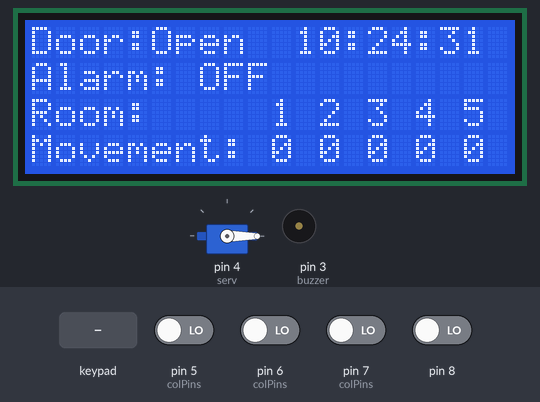
Bench run of a sketch on a simulated Arduino Uno, built with avr-gcc and run on an emulated ATmega328P. On the bench: servo, 20×4 character LCD, buzzer (waves = sounding). The test bench sets the inputs (shaded band); at power-on: pin 5 (colPins), pin 6 (colPins), pin 7 (colPins), pin 8 LOW. The local clock reads 2024-03-15 10:24:30 at power-on unless the sketch sets it.

Above: at 1.3 s.
1.4 s: keypad keys 1 2 3 4 # pressed 0.4 s apart
At 5.0 s:
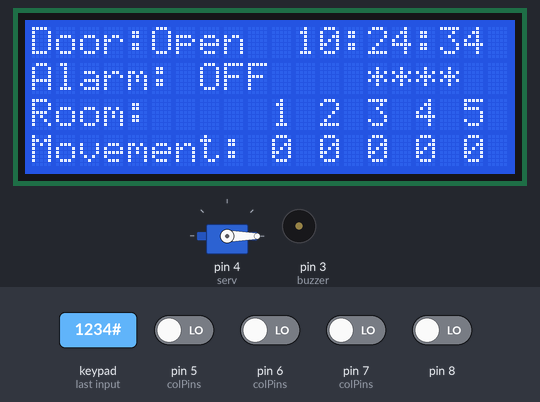
At 5.7 s:
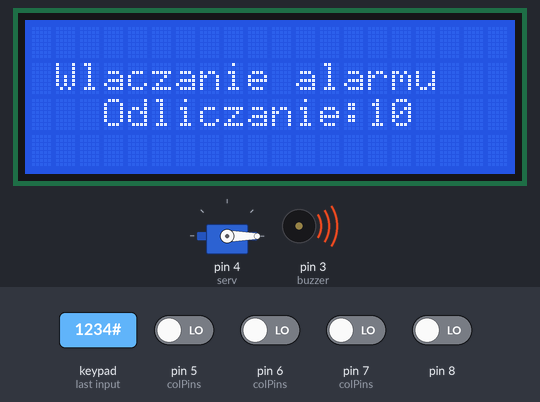
Timing chart, 0 to 17.5 s (numbered marks = the images above; inputs shaded):
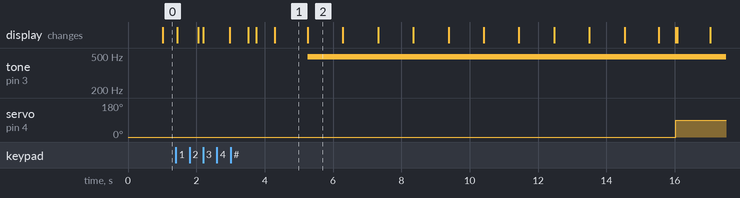

The sketch:

alarm_II.ino
```cpp
#include <DS1307RTC.h>
#include <TimeLib.h>

#include <Wire.h>
#include <Keypad_I2C.h>
#include<Keypad.h>

#include <LiquidCrystal_I2C.h>
#include <LiquidCrystal.h>

#include <Servo.h>
#include <Password.h>

#include <SPI.h>
#include <RFID.h>

#define BACKLIGHT_PIN 3
#define dioda 2
#define buzzer 3
#define serv 4
#define ile_czujnikow 5
#define SS_PIN 10
#define RST_PIN 9

RFID rfid(SS_PIN, RST_PIN);


LiquidCrystal_I2C lcd(0x27,2,1,0,4,5,6,7);
Servo myservo;

int czas=10;
int pos = 0;
int czujnik[5];
int pozycja=0;
bool zagrozenie = false;
bool alarm_on = false;
bool door_open=true;
//String password;


Password password = Password( "1234" );
Password password_door = Password( "1111" );

const byte ROWS = 4;
const byte COLS = 4;

char keys[ROWS][COLS] = {
{'1','2','3','A'},
{'4','5','6','B'},
{'7','8','9','C'},
{'*','0','#','D'}
};

byte rowPins[ROWS] = {0,1,2,3};
byte colPins[COLS] = {4,5,6,7};

int i2caddress = 0x20;

Keypad_I2C keypad = Keypad_I2C( makeKeymap(keys), rowPins, colPins, ROWS, COLS, i2caddress );


void start();
void check_password();
void alarm();
void Lock();
void unLock();
void wlaczenie();
void zazbrajanie();


// Setup variables:
    int serNum0;
    int serNum1;
    int serNum2;
    int serNum3;
    int serNum4;

int caly;

void setup()
{
//Serial.begin(9600);
 czujnik[0]=5; //ustaw piny
 czujnik[1]=6;
 czujnik[2]=7;
 czujnik[3]=8;
 czujnik[4]=13;


  keypad.begin();

  pinMode(dioda, OUTPUT);
  pinMode(buzzer, OUTPUT);
  myservo.attach(serv);
  myservo.write(pos);
  pinMode(czujnik[0], INPUT);
  pinMode(czujnik[1], INPUT);
  pinMode(czujnik[2], INPUT);
  pinMode(czujnik[3], INPUT);
  pinMode(czujnik[4], OUTPUT);//edytuj

  digitalWrite(czujnik[4], LOW);//potrzebny czyjnik nr 5

  lcd.begin(20,4);
  lcd.setBacklightPin(BACKLIGHT_PIN, POSITIVE);
  lcd.setBacklight(HIGH);
  lcd.home();

   SPI.begin();
  rfid.init();
  keypad.addEventListener(keypadEvent);


}
 void loop()
 {
  tmElements_t tm;

  RTC.read(tm);
  lcd.setCursor (11, 0);
  LCDprint2digits(tm.Hour);
    lcd.print(':');
    LCDprint2digits(tm.Minute);
    lcd.print(':');
    LCDprint2digits(tm.Second);

  start();


  if (alarm_on != true)             // alarm wylaczony
   {
    if(door_open!=true) //jezeli drzwi byly zamkniete, to je otworz
      unLock();

    digitalWrite(dioda, LOW);
    }
  else       // alarm wlaczony
  {
    if(door_open==true)//jezeli drzwi byly otwarte, to je zamknij
    Lock();

    digitalWrite(dioda, HIGH);

    for(int i = 0; i<ile_czujnikow; i++)
      if(digitalRead(czujnik[i])==1)
        zagrozenie = true;

    if( zagrozenie == true )     //wlamanie !
          alarm();
 }


  keypad.getKey();

  if (rfid.isCard()) {
        if (rfid.readCardSerial()) {
            if (rfid.serNum[0] != serNum0
                && rfid.serNum[1] != serNum1
                && rfid.serNum[2] != serNum2
                && rfid.serNum[3] != serNum3
                && rfid.serNum[4] != serNum4
            ) {

                serNum0 = rfid.serNum[0];
                serNum1 = rfid.serNum[1];
                serNum2 = rfid.serNum[2];
                serNum3 = rfid.serNum[3];
                serNum4 = rfid.serNum[4];
                caly = serNum0 + serNum1 + serNum2 + serNum3 + serNum4   ;
                }
             if (caly == 534 || caly== 664)
             {
               analogWrite(buzzer,50);
               delay(400);
               analogWrite(buzzer,0);
               if(alarm_on==true)
              {
                alarm_on=false;
                zagrozenie=false;
                door_open=false;
                delay(500);
                }
                else {
                alarm_on=true;
                door_open=true;
                wlaczanie();
                delay(500);
                }

             lcd.clear();
             }

          }
    }

    rfid.halt();

  //check_password();
  //czujniki_ruchu();
}

 void start()
 {
  //lcd.clear();
  if(zagrozenie == true)
  {
    lcd.setCursor(0,0);
    lcd.print("Wlamanie!  ");
    lcd.setCursor(0,1);
    lcd.print("Podaj haslo:");
  }
  else
  {
    lcd.setCursor(0,0);
    lcd.print("Door:");
    lcd.setCursor(5,0);

    if(pos != 90)
    lcd.print("Open ");
    else
    lcd.print("Close");

    lcd.setCursor(0,1);

    if( alarm_on == true )
      lcd.print("Alarm: ON");
     else
      lcd.print("Alarm: OFF");
  }

  lcd.setCursor(0,2);
  lcd.print("Room:");
  lcd.setCursor(0,3);
  lcd.print("Movement:");

  for(int i = 0; i<ile_czujnikow ; i++)
  {
    lcd.setCursor(10+2*i,2);
    lcd.print(i+1);
    lcd.setCursor(10+2*i,3);
    if(digitalRead(czujnik[i])==HIGH)
    lcd.print('1');
    else
    lcd.print('0');
  }
 }

 void alarm()
 {
  digitalWrite(dioda, HIGH);
  digitalWrite(buzzer, HIGH);
  keypad.getKey();
  delay(100);
  keypad.getKey();
  digitalWrite(dioda, LOW);
  digitalWrite(buzzer, LOW);
  keypad.getKey();
  delay(100);
  keypad.getKey();
 }

  void unLock()
  {
    if ( pos !=0)
    {
      pos = 0;
      myservo.write(pos);
      door_open=true;
     // delay(1500);
    }
  }

  void Lock()
  {
    if(pos !=90)
    {
       pos = 90;
       myservo.write(pos);
       door_open=false;
       //delay(1500);
    }
  }


  void check_password()
  {
     if(password.evaluate())// jezeli haslo na wlacznie/wylaczenie alarmu sie zgadza
      {
        if(alarm_on == false)//jezeli wylaczony, to wlacz
         {
         alarm_on = true;
         door_open=true;// zostana zamkniete  w kolejene iteracji; patrz loop
         wlaczanie();
         }
        else
        {
          alarm_on = false;
          door_open=false; //wylaczamy alarm, w kolejnej iteracji zostana otwarte;patrz loop
        }
       lcd.clear();
       zagrozenie = false;
      }

      else //jezeli haslo na na wlaczenie/wylaczenie alarmu sie nie zgadza
        if(password_door.evaluate()) // to jezeli haslo na zamkniecie/otwarcie dzrwi sie zgadza
        {
         if(pos!=90 )// po pozycji serva; patrz kolejny komentarz
           {
          Lock();
          lcd.clear();
          lcd.setCursor(3,1);
          lcd.print("Drzwi zamkniete");
          delay(2000);
          lcd.clear();
          door_open=true;//rozbrojony uklad otwiera "zamkniete"drzwi; drzwi beda zamkniete przy rozbrojonym ukladzie
         }
         else //jezeli dzrwi sa zamkniete
         {
          if(alarm_on==false)// to jezeli alarm byl wylaczony, mozna je otworzyc
          {
            unLock();
            lcd.clear();
            lcd.setCursor(4,1);
            lcd.print("Drzwi otwarte");
            delay(2000);
            lcd.clear();
            door_open=true;
          }
          else // jezeli alram byl wlaczony, to dzwi nie mozna otworzyc
          {
            lcd.clear();
            lcd.setCursor(2,1);
            lcd.print("Drzwi zamkniete!");
            lcd.setCursor(3,2);
            lcd.print("Wylacz alarm!");
            delay(2000);
            lcd.clear();
          }
         }
        }
        else //jezeli zadne haslo sie nie zgadza
        {
         lcd.clear();
         lcd.setCursor(6,1);
         lcd.print("Zle Haslo");
         delay(1000);
         lcd.clear();
        }

      password.reset();//resetuj hasla
      password_door.reset();
     }


void keypadEvent(KeypadEvent eKey)
{
   switch (keypad.getState())
   {
    case PRESSED:
      if(eKey !='C' and eKey !='#' and pozycja<4)
        for(int i=0;i<=pozycja;i++)
        {
          lcd.setCursor(14+i,1);
          lcd.print('*');
           analogWrite(buzzer,0);
           digitalWrite(dioda,LOW);
        }
      delay(500);
      // lcd.clear();
    switch (eKey)
    {
      case '#':
        pozycja=0;
        check_password();
        break;

      case 'C':
        password.reset();
        password_door.reset();
        lcd.clear();
        pozycja=0;
        break;

      default:
      if(pozycja<=3)
      {
        password.append(eKey);
        password_door.append(eKey);
        pozycja++;
      }
     }
    }
}
void LCDprint2digits(int number) {
  if (number >= 0 && number < 10) {
    lcd.write('0');
  }
  lcd.print(number);
}

void wlaczanie()
{
  delay(200);
  lcd.clear();

  for(int i=czas;i>0;i--)
  {
    lcd.setCursor(1,1);
    lcd.print("Wlaczanie alarmu");
    lcd.setCursor(3,2);
    lcd.print("Odliczanie:");
    lcd.print(i);
    analogWrite(buzzer,50);
    digitalWrite(dioda,HIGH);
    delay(100);
    analogWrite(buzzer,0);
    digitalWrite(dioda,LOW);
    delay(900);
    lcd.clear();
  }
  analogWrite(buzzer,50);
  delay(400);
  analogWrite(buzzer,0);
}

/*void czujniki_ruchu()    // na razie nie uzywane
{
  for(int i=0; i<2; i++) // "i" zależy od ilości aktywowanych czujników
      {
        if( digitalRead(czujnik[i]) == 1 )
           {
            Serial.print("Wykryto ruch w  ");
            Serial.print( i+1 );
            Serial.print(" pokoju.");
           }
      };
};*/

/*void check_password()
  {
     password =  Serial.readStringUntil('\n');          // <----- do zamiany na klawiature

    if(password == "111")   // przykładowe hasło
      {
      if( alarm_offon == 0)
      alarm_offon = 1;
      else
       {
        alarm_offon = 0;
       }
       password = "";
       zagrozenie = 0;
      }
};*/
```

Measured:
- after the input at 1.4 s, tone on pin 3 (buzzer): silent → 490 Hz after 3.9 s; servo on pin 4 (serv): 0° → 90° after 14.6 s; the display: first changes at once (image 1 shows a later state)
- what the display in image 1 shows lasts 1.0 s, from 4.3 s to 5.3 s
